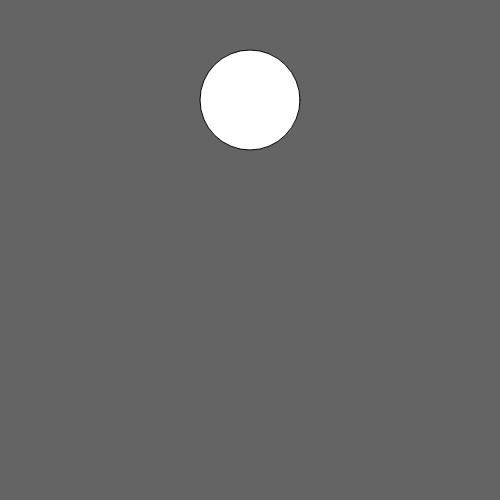
Frame 1 (no input)
Frame 60 (no input): identical to frame 1, image omitted
Frame 120 (the mouse pressed at the canvas centre since frame 60): identical to frame 1, image omitted

The p5.js sketch that drew this single still picture (run headless with seeded random() and noise() and a simulated clock; from frame 60 on, the mouse is pressed at the canvas centre):

// p5.js sketch
// ── sketch.js
// this is comment
// type whatever you want here

function setup() {
  createCanvas(500, 500);
}

function draw() {
  background(100); // 0 = 255
  stroke(0); // 0 - 255
  ellipse(250, 100, 100, 100);
  //       x     y  寬度  高度
}
